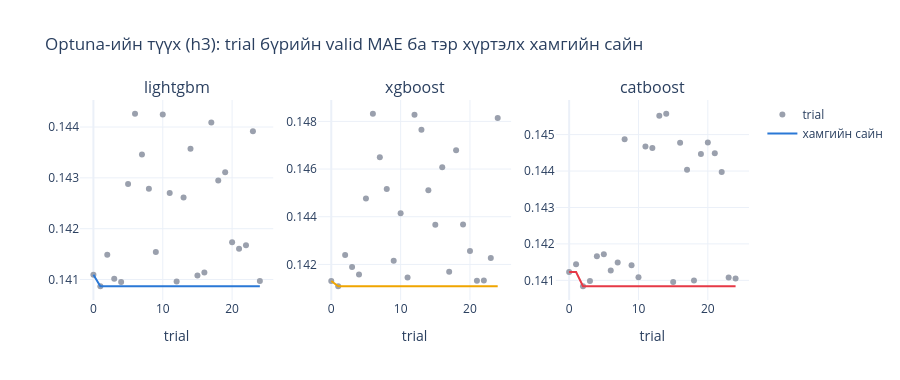

The notebook cell this image was saved under:
### Code cell
fig = make_subplots(rows=1, cols=3, subplot_titles=[f"{a}" for a in train.ALGOS], shared_yaxes=False)
for i, algo in enumerate(train.ALGOS, 1):
    st = studies[(algo, 3)]
    done = [t for t in st.trials if t.value is not None]
    x, y = [t.number for t in done], [t.value for t in done]
    fig.add_scatter(x=x, y=y, mode="markers", marker_color=GRAY, name="trial", showlegend=i == 1, row=1, col=i)
    fig.add_scatter(x=x, y=np.minimum.accumulate(y), mode="lines", line_color=COLORS[algo], name="хамгийн сайн", showlegend=i == 1, row=1, col=i)
fig.update_layout(title="Optuna-ийн түүх (h3): trial бүрийн valid MAE ба тэр хүртэлх хамгийн сайн", height=380)
fig.update_xaxes(title="trial")
fig.show()

### Figure 1 — Plotly figure (JSON) as saved in the notebook; plotly's stock layout.template omitted (floating-point values rounded to 4 significant figures)
{"data": [{"marker": {"color": "#9aa0ad"}, "mode": "markers", "name": "trial", "showlegend": true, "type": "scatter", "x": [0, 1, 2, 3, 4, 5, 6, 7, 8, 9, 10, 11, 12, 13, 14, 15, 16, 17, 18, 19, 20, 21, 22, 23, 24], "xaxis": "x", "y": [0.1411, 0.1409, 0.1415, 0.141, 0.1409, 0.1429, 0.1443, 0.1435, 0.1428, 0.1415, 0.1442, 0.1427, 0.141, 0.1426, 0.1436, 0.1411, 0.1411, 0.1441, 0.1429, 0.1431, 0.1417, 0.1416, 0.1417, 0.1439, 0.141], "yaxis": "y"}, {"line": {"color": "#2a78d6"}, "mode": "lines", "name": "хамгийн сайн", "showlegend": true, "type": "scatter", "x": [0, 1, 2, 3, 4, 5, 6, 7, 8, 9, 10, 11, 12, 13, 14, 15, 16, 17, 18, 19, 20, 21, 22, 23, 24], "xaxis": "x", "y": [0.1411, 0.1409, 0.1409, 0.1409, 0.1409, 0.1409, 0.1409, 0.1409, 0.1409, 0.1409, 0.1409, 0.1409, 0.1409, 0.1409, 0.1409, 0.1409, 0.1409, 0.1409, 0.1409, 0.1409, 0.1409, 0.1409, 0.1409, 0.1409, 0.1409], "yaxis": "y"}, {"marker": {"color": "#9aa0ad"}, "mode": "markers", "name": "trial", "showlegend": false, "type": "scatter", "x": [0, 1, 2, 3, 4, 5, 6, 7, 8, 9, 10, 11, 12, 13, 14, 15, 16, 17, 18, 19, 20, 21, 22, 23, 24], "xaxis": "x2", "y": [0.1413, 0.1411, 0.1424, 0.1419, 0.1416, 0.1448, 0.1483, 0.1465, 0.1452, 0.1422, 0.1441, 0.1415, 0.1483, 0.1477, 0.1451, 0.1437, 0.1461, 0.1417, 0.1468, 0.1437, 0.1426, 0.1413, 0.1413, 0.1423, 0.1481], "yaxis": "y2"}, {"line": {"color": "#f0a500"}, "mode": "lines", "name": "хамгийн сайн", "showlegend": false, "type": "scatter", "x": [0, 1, 2, 3, 4, 5, 6, 7, 8, 9, 10, 11, 12, 13, 14, 15, 16, 17, 18, 19, 20, 21, 22, 23, 24], "xaxis": "x2", "y": [0.1413, 0.1411, 0.1411, 0.1411, 0.1411, 0.1411, 0.1411, 0.1411, 0.1411, 0.1411, 0.1411, 0.1411, 0.1411, 0.1411, 0.1411, 0.1411, 0.1411, 0.1411, 0.1411, 0.1411, 0.1411, 0.1411, 0.1411, 0.1411, 0.1411], "yaxis": "y2"}, {"marker": {"color": "#9aa0ad"}, "mode": "markers", "name": "trial", "showlegend": false, "type": "scatter", "x": [0, 1, 2, 3, 4, 5, 6, 7, 8, 9, 10, 11, 12, 13, 14, 15, 16, 17, 18, 19, 20, 21, 22, 23, 24], "xaxis": "x3", "y": [0.1412, 0.1414, 0.1408, 0.141, 0.1417, 0.1417, 0.1413, 0.1415, 0.1449, 0.1414, 0.1411, 0.1447, 0.1446, 0.1455, 0.1456, 0.141, 0.1448, 0.144, 0.141, 0.1445, 0.1448, 0.1445, 0.144, 0.1411, 0.141], "yaxis": "y3"}, {"line": {"color": "#e63946"}, "mode": "lines", "name": "хамгийн сайн", "showlegend": false, "type": "scatter", "x": [0, 1, 2, 3, 4, 5, 6, 7, 8, 9, 10, 11, 12, 13, 14, 15, 16, 17, 18, 19, 20, 21, 22, 23, 24], "xaxis": "x3", "y": [0.1412, 0.1412, 0.1408, 0.1408, 0.1408, 0.1408, 0.1408, 0.1408, 0.1408, 0.1408, 0.1408, 0.1408, 0.1408, 0.1408, 0.1408, 0.1408, 0.1408, 0.1408, 0.1408, 0.1408, 0.1408, 0.1408, 0.1408, 0.1408, 0.1408], "yaxis": "y3"}], "layout": {"annotations": [{"font": {"size": 16}, "showarrow": false, "text": "lightgbm", "x": 0.1444, "xanchor": "center", "xref": "paper", "y": 1.0, "yanchor": "bottom", "yref": "paper"}, {"font": {"size": 16}, "showarrow": false, "text": "xgboost", "x": 0.5, "xanchor": "center", "xref": "paper", "y": 1.0, "yanchor": "bottom", "yref": "paper"}, {"font": {"size": 16}, "showarrow": false, "text": "catboost", "x": 0.8556, "xanchor": "center", "xref": "paper", "y": 1.0, "yanchor": "bottom", "yref": "paper"}], "height": 380, "title": {"text": "Optuna-ийн түүх (h3): trial бүрийн valid MAE ба тэр хүртэлх хамгийн сайн"}, "xaxis": {"anchor": "y", "domain": [0.0, 0.2889], "title": {"text": "trial"}}, "xaxis2": {"anchor": "y2", "domain": [0.3556, 0.6444], "title": {"text": "trial"}}, "xaxis3": {"anchor": "y3", "domain": [0.7111, 1.0], "title": {"text": "trial"}}, "yaxis": {"anchor": "x", "domain": [0.0, 1.0]}, "yaxis2": {"anchor": "x2", "domain": [0.0, 1.0]}, "yaxis3": {"anchor": "x3", "domain": [0.0, 1.0]}}}
